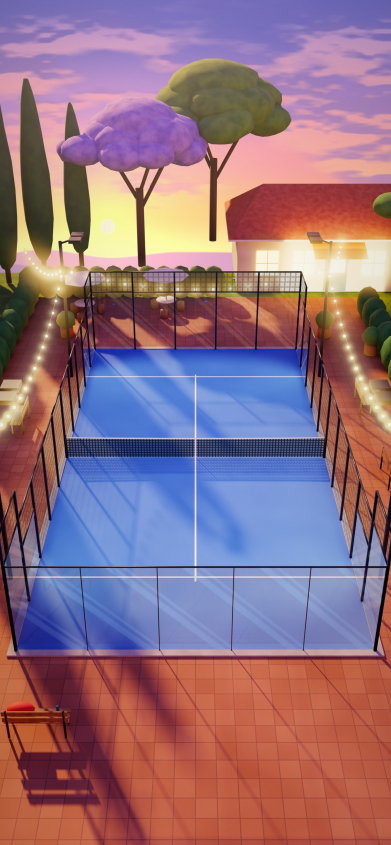
#> input picture design/prueba-3d/capturas/00-cancha.jpg, 782 x 1690 px, given in place of A-1.png, which was not available (shown at 1/2 size)
$ python componer.py ../capturas/00-cancha.jpg ../capturas/01-saque.jpg
#> lines starting #> are read from the running program, lines starting #| are printed output that depends on the picture
"""Arma las capturas del README a partir de las que saca capturar.mjs y de las hojas de Blender.

Uso: python herramientas/componer.py carpeta_con_png carpeta_capturas
Necesita Pillow.
"""
import os
import sys

from PIL import Image, ImageDraw, ImageFont

SRC, DST = sys.argv[1], sys.argv[2]
os.makedirs(DST, exist_ok=True)
BG = (27, 22, 44)
CREMA = (255, 246, 230)


def font(size):
    for name in ('C:/Windows/Fonts/segoeuib.ttf', 'C:/Windows/Fonts/arialbd.ttf', '/usr/share/fonts/truetype/dejavu/DejaVuSans-Bold.ttf'):
        if os.path.exists(name):
            return ImageFont.truetype(name, size)
    return ImageFont.load_default()


def load(name):
#> called with name = 'A-1.png'
    return Image.open(os.path.join(SRC, name)).convert('RGB')
#> returned value is the input picture: PIL image 782x1690 RGB; mean R, G, B 145.5, 112.1, 127.4
#> call 2 of load, with name = 'B-1.png'
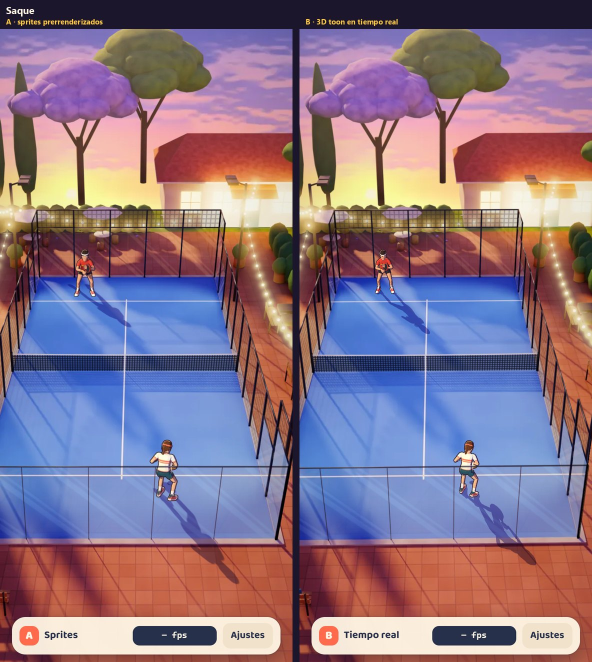
#> input picture design/prueba-3d/capturas/01-saque.jpg, 1184 x 1324 px, given in place of B-1.png, which was not available (shown at 1/2 size)
#> in load, returned value is the input picture: PIL image 1184x1324 RGB; mean R, G, B 138.1, 116, 135.1


def pair(a, b, title, out, scale=0.75, labels=('A · sprites prerrenderizados', 'B · 3D toon en tiempo real'), quality=86):
    """Dos capturas lado a lado, con una franja de título."""
#> called with title = 'Saque', out = '01-saque.jpg', scale = 0.75, quality = 86
    a = a.resize((round(a.width * scale), round(a.height * scale)), Image.LANCZOS)
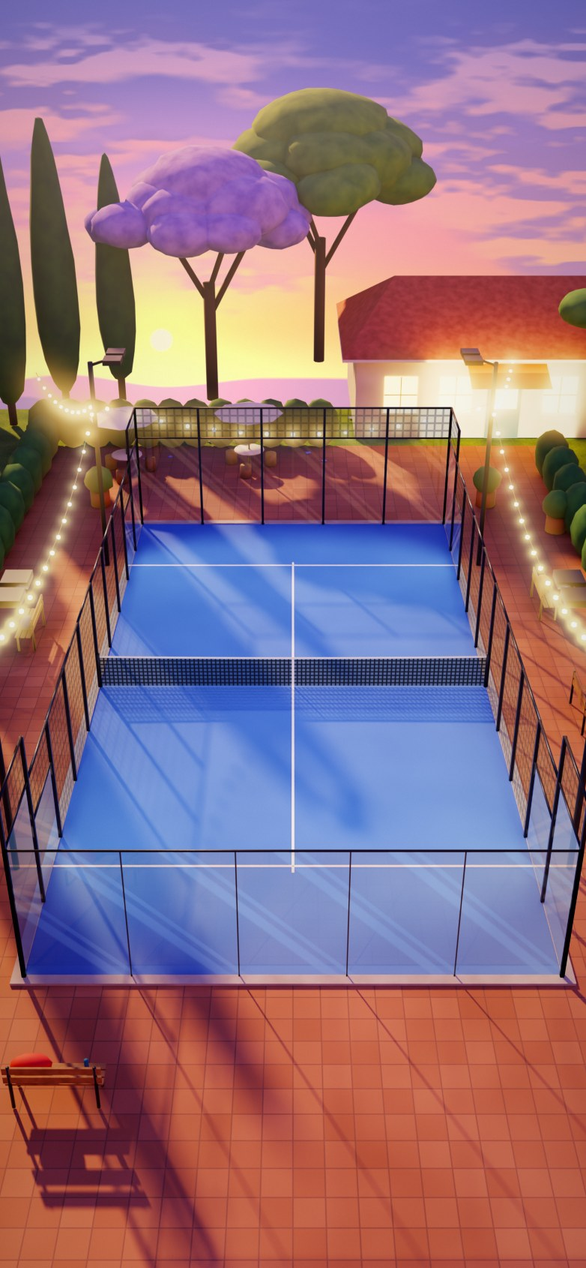
#> a: PIL image 586x1268 RGB; mean R, G, B 145.5, 112.1, 127.5
    b = b.resize((round(b.width * scale), round(b.height * scale)), Image.LANCZOS)
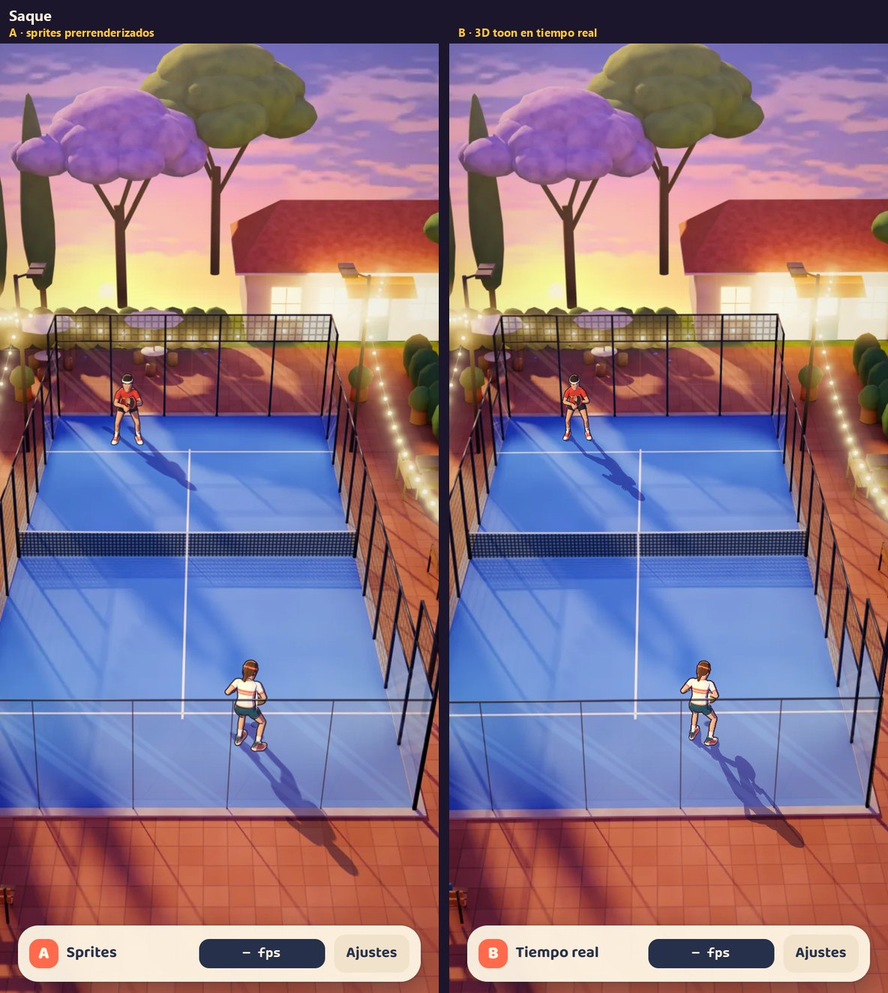
#> b: PIL image 888x993 RGB; mean R, G, B 138.1, 116, 135.1
    gap, top = 14, 58
    w, h = a.width + b.width + gap, max(a.height, b.height) + top
#> w = 1488; h = 1326
    img = Image.new('RGB', (w, h), BG)
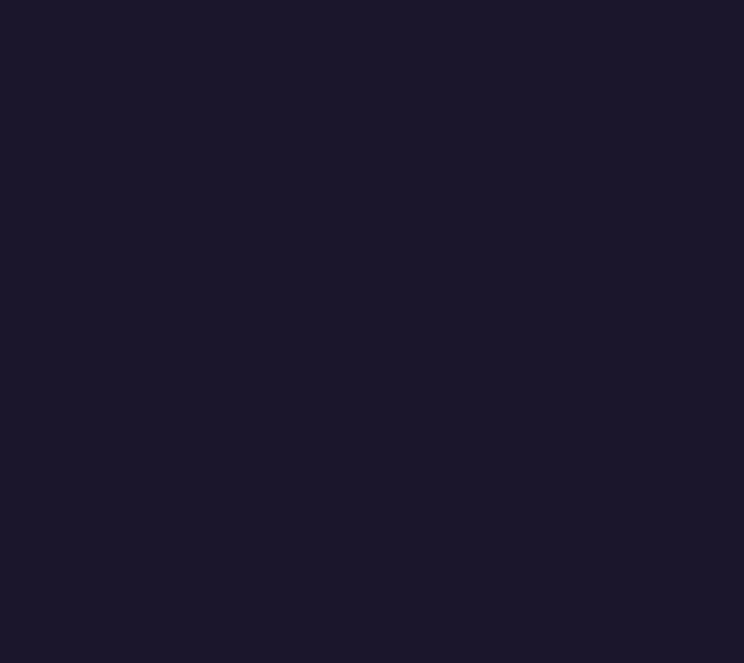
#> img: PIL image 1488x1326 RGB (shown at 1/2 size); mean R, G, B 27, 22, 44
    img.paste(a, (0, top))
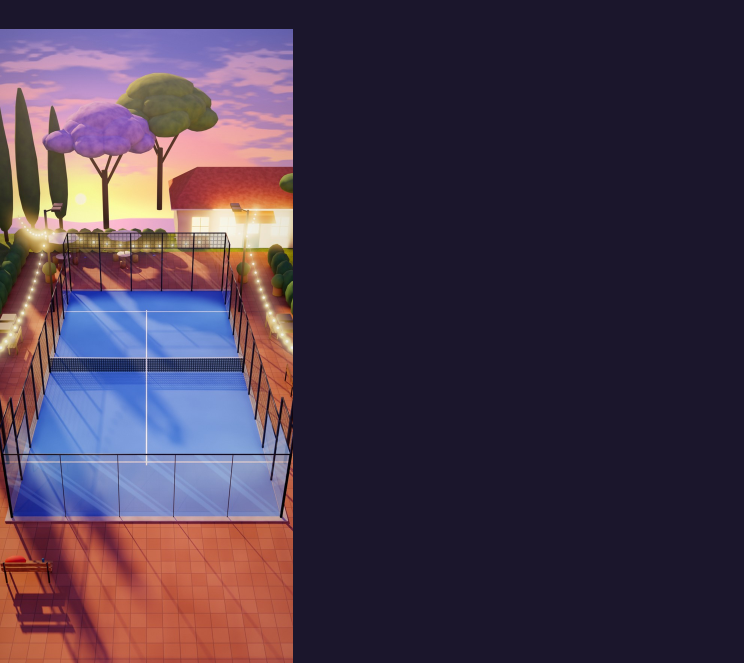
#> img: PIL image 1488x1326 RGB (shown at 1/2 size); mean R, G, B 71.6, 55.9, 75.4
    img.paste(b, (a.width + gap, top))
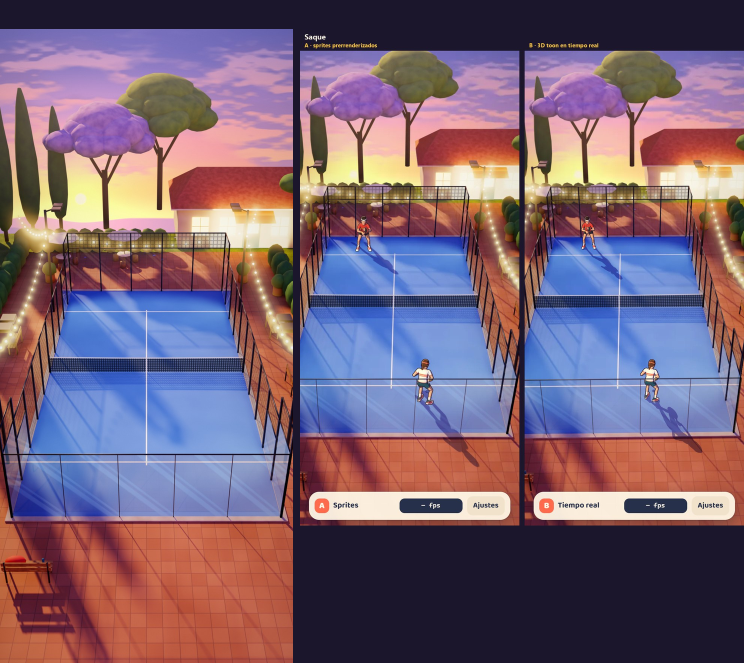
#> img: PIL image 1488x1326 RGB (shown at 1/2 size); mean R, G, B 121.3, 97.9, 116.1
    d = ImageDraw.Draw(img)
    d.text((12, 6), title, fill=CREMA, font=font(20))
    d.text((12, 32), labels[0], fill=(255, 200, 61), font=font(15))
    d.text((a.width + gap + 12, 32), labels[1], fill=(255, 200, 61), font=font(15))
    img.save(os.path.join(DST, out), quality=quality)
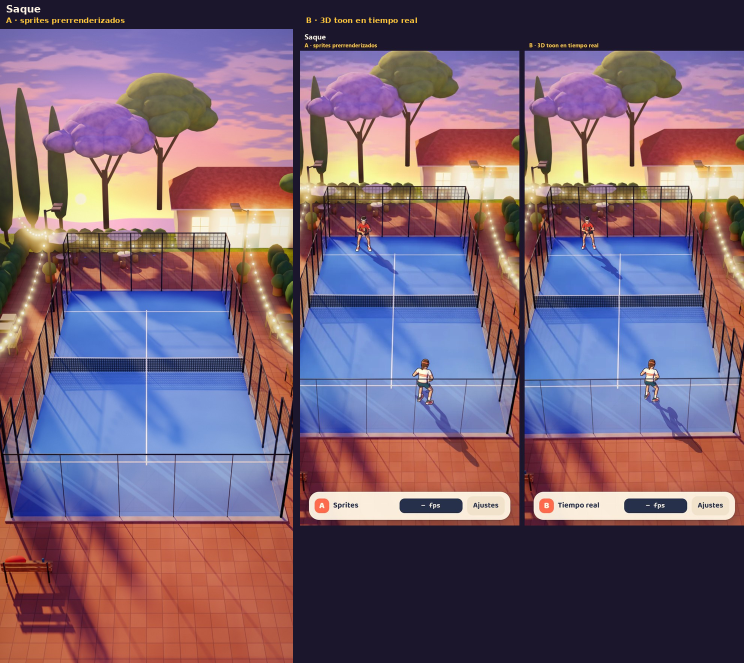
#> saved as 01-saque.jpg: PIL image 1488x1326 RGB (shown at 1/2 size); mean R, G, B 121.5, 98.1, 116.2
    print(out, img.size)
#| 01-saque.jpg (1488, 1326)


moments = [('1', 'Saque', '01-saque'), ('2_4', 'Derecha del rival', '02-derecha'), ('3_87', 'Rebote en el vidrio', '03-vidrio'),
           ('4_42', 'Revés después de la pared', '04-reves'), ('5_96', 'Globo', '05-globo'), ('7_75', 'Remate', '06-remate')]
for t, title, name in moments:
#> (the run stopped early here; a loop or call above may not have finished)
